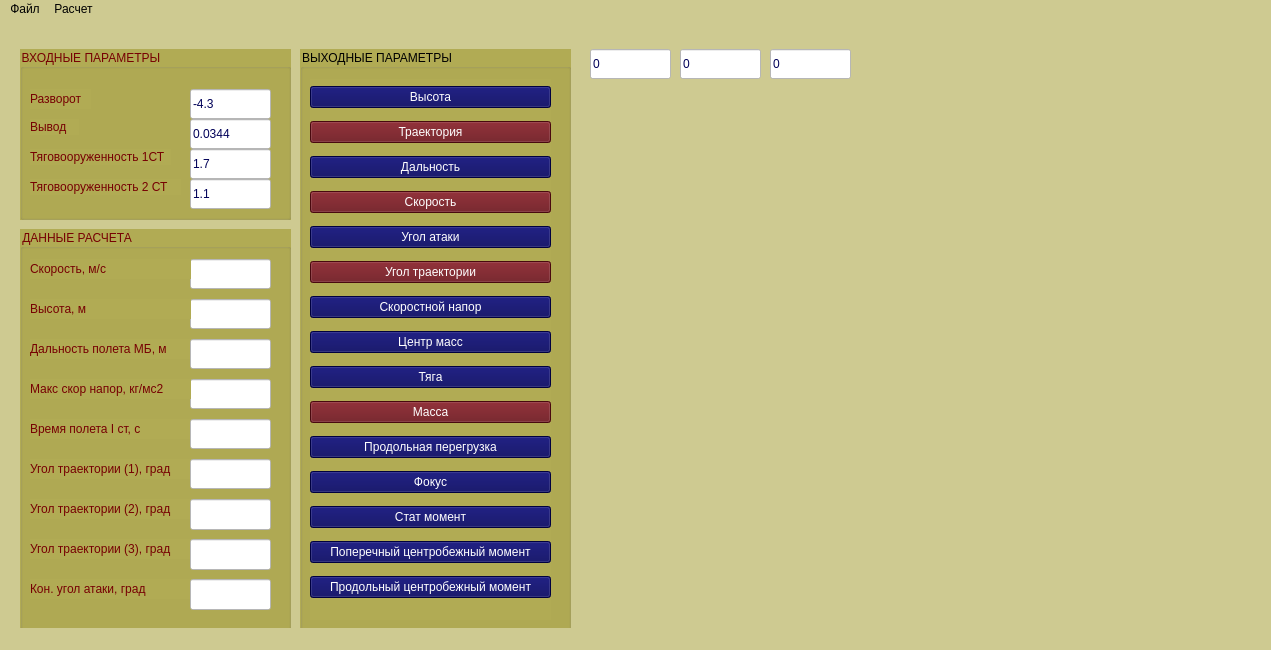
<?xml version="1.0" encoding="UTF-8"?>
<ui version="4.0">
 <class>MainWindow</class>
 <widget class="QMainWindow" name="MainWindow">
  <property name="geometry">
   <rect>
    <x>0</x>
    <y>0</y>
    <width>1271</width>
    <height>650</height>
   </rect>
  </property>
  <property name="windowTitle">
   <string>Проектный расчет двухступенчатой ракеты</string>
  </property>
  <property name="styleSheet">
   <string notr="true">background-color:   rgb(206, 202, 145);
color: black;</string>
  </property>
  <widget class="QWidget" name="centralwidget">
   <widget class="QCustomPlot" name="widget" native="true">
    <property name="geometry">
     <rect>
      <x>590</x>
      <y>80</y>
      <width>411</width>
      <height>281</height>
     </rect>
    </property>
    <property name="font">
     <font>
      <underline>false</underline>
     </font>
    </property>
    <property name="toolTipDuration">
     <number>0</number>
    </property>
    <property name="styleSheet">
     <string notr="true"/>
    </property>
   </widget>
   <widget class="QGroupBox" name="groupBox">
    <property name="geometry">
     <rect>
      <x>20</x>
      <y>30</y>
      <width>271</width>
      <height>171</height>
     </rect>
    </property>
    <property name="styleSheet">
     <string notr="true">background-color:  rgb(177, 171, 84);
color: rgb(118, 0, 2);</string>
    </property>
    <property name="title">
     <string>ВХОДНЫЕ ПАРАМЕТРЫ</string>
    </property>
    <widget class="QLineEdit" name="lineEdit_5">
     <property name="geometry">
      <rect>
       <x>170</x>
       <y>40</y>
       <width>81</width>
       <height>30</height>
      </rect>
     </property>
     <property name="styleSheet">
      <string notr="true">background-color: white ;
color: rgb(0, 0, 88);</string>
     </property>
     <property name="text">
      <string>-4.3</string>
     </property>
    </widget>
    <widget class="QLineEdit" name="lineEdit_4">
     <property name="geometry">
      <rect>
       <x>170</x>
       <y>70</y>
       <width>81</width>
       <height>30</height>
      </rect>
     </property>
     <property name="styleSheet">
      <string notr="true">background-color: white ;
color: rgb(0, 0, 88);</string>
     </property>
     <property name="text">
      <string>0.0344</string>
     </property>
    </widget>
    <widget class="QLabel" name="label_4">
     <property name="geometry">
      <rect>
       <x>10</x>
       <y>40</y>
       <width>61</width>
       <height>20</height>
      </rect>
     </property>
     <property name="text">
      <string>Разворот</string>
     </property>
    </widget>
    <widget class="QLabel" name="label_5">
     <property name="geometry">
      <rect>
       <x>10</x>
       <y>70</y>
       <width>49</width>
       <height>16</height>
      </rect>
     </property>
     <property name="text">
      <string>Вывод</string>
     </property>
    </widget>
    <widget class="QLineEdit" name="lineEdit_10">
     <property name="geometry">
      <rect>
       <x>170</x>
       <y>100</y>
       <width>81</width>
       <height>30</height>
      </rect>
     </property>
     <property name="styleSheet">
      <string notr="true">background-color: white ;
color: rgb(0, 0, 88);</string>
     </property>
     <property name="text">
      <string>1.7</string>
     </property>
    </widget>
    <widget class="QLineEdit" name="lineEdit_11">
     <property name="geometry">
      <rect>
       <x>170</x>
       <y>130</y>
       <width>81</width>
       <height>30</height>
      </rect>
     </property>
     <property name="styleSheet">
      <string notr="true">background-color: white ;
color: rgb(0, 0, 88);</string>
     </property>
     <property name="text">
      <string>1.1</string>
     </property>
    </widget>
    <widget class="QLabel" name="label_12">
     <property name="geometry">
      <rect>
       <x>10</x>
       <y>100</y>
       <width>141</width>
       <height>16</height>
      </rect>
     </property>
     <property name="text">
      <string>Тяговооруженность 1СТ</string>
     </property>
    </widget>
    <widget class="QLabel" name="label_13">
     <property name="geometry">
      <rect>
       <x>10</x>
       <y>130</y>
       <width>151</width>
       <height>16</height>
      </rect>
     </property>
     <property name="text">
      <string>Тяговооруженность 2 СТ</string>
     </property>
    </widget>
   </widget>
   <widget class="QGroupBox" name="groupBox_2">
    <property name="geometry">
     <rect>
      <x>20</x>
      <y>210</y>
      <width>271</width>
      <height>401</height>
     </rect>
    </property>
    <property name="styleSheet">
     <string notr="true">background-color:  rgb(177, 171, 84);
color: rgb(118, 0, 2);</string>
    </property>
    <property name="title">
     <string>ДАННЫЕ РАСЧЕТА</string>
    </property>
    <widget class="QLineEdit" name="lineEdit">
     <property name="geometry">
      <rect>
       <x>170</x>
       <y>30</y>
       <width>81</width>
       <height>30</height>
      </rect>
     </property>
     <property name="styleSheet">
      <string notr="true">background-color: white ;
color: rgb(0, 0, 88);</string>
     </property>
    </widget>
    <widget class="QLabel" name="label_2">
     <property name="geometry">
      <rect>
       <x>10</x>
       <y>30</y>
       <width>161</width>
       <height>20</height>
      </rect>
     </property>
     <property name="text">
      <string>Скорость, м/c</string>
     </property>
    </widget>
    <widget class="QLineEdit" name="lineEdit_2">
     <property name="geometry">
      <rect>
       <x>170</x>
       <y>70</y>
       <width>81</width>
       <height>30</height>
      </rect>
     </property>
     <property name="styleSheet">
      <string notr="true">background-color: white ;
color: rgb(0, 0, 88);</string>
     </property>
    </widget>
    <widget class="QLabel" name="label_3">
     <property name="geometry">
      <rect>
       <x>10</x>
       <y>70</y>
       <width>161</width>
       <height>20</height>
      </rect>
     </property>
     <property name="text">
      <string>Высота, м</string>
     </property>
    </widget>
    <widget class="QLabel" name="label_9">
     <property name="geometry">
      <rect>
       <x>10</x>
       <y>110</y>
       <width>161</width>
       <height>20</height>
      </rect>
     </property>
     <property name="text">
      <string>Дальность полета МБ, м</string>
     </property>
    </widget>
    <widget class="QLineEdit" name="lineEdit_7">
     <property name="geometry">
      <rect>
       <x>170</x>
       <y>110</y>
       <width>81</width>
       <height>30</height>
      </rect>
     </property>
     <property name="styleSheet">
      <string notr="true">background-color: white ;
color: rgb(0, 0, 88);</string>
     </property>
    </widget>
    <widget class="QLabel" name="label">
     <property name="geometry">
      <rect>
       <x>10</x>
       <y>190</y>
       <width>161</width>
       <height>20</height>
      </rect>
     </property>
     <property name="text">
      <string>Время полета I ст, с</string>
     </property>
    </widget>
    <widget class="QLineEdit" name="lineEdit_3">
     <property name="geometry">
      <rect>
       <x>170</x>
       <y>190</y>
       <width>81</width>
       <height>30</height>
      </rect>
     </property>
     <property name="styleSheet">
      <string notr="true">background-color: white ;
color: rgb(0, 0, 88);</string>
     </property>
    </widget>
    <widget class="QLineEdit" name="lineEdit_6">
     <property name="geometry">
      <rect>
       <x>170</x>
       <y>150</y>
       <width>81</width>
       <height>30</height>
      </rect>
     </property>
     <property name="styleSheet">
      <string notr="true">background-color: white ;
color: rgb(0, 0, 88);</string>
     </property>
    </widget>
    <widget class="QLabel" name="label_8">
     <property name="geometry">
      <rect>
       <x>10</x>
       <y>150</y>
       <width>161</width>
       <height>20</height>
      </rect>
     </property>
     <property name="text">
      <string>Макс скор напор, кг/мс2</string>
     </property>
    </widget>
    <widget class="QLabel" name="label_11">
     <property name="geometry">
      <rect>
       <x>10</x>
       <y>270</y>
       <width>161</width>
       <height>20</height>
      </rect>
     </property>
     <property name="text">
      <string>Угол траектории (2), град</string>
     </property>
    </widget>
    <widget class="QLabel" name="label_10">
     <property name="geometry">
      <rect>
       <x>10</x>
       <y>230</y>
       <width>161</width>
       <height>20</height>
      </rect>
     </property>
     <property name="text">
      <string>Угол траектории (1), град</string>
     </property>
    </widget>
    <widget class="QLineEdit" name="lineEdit_9">
     <property name="geometry">
      <rect>
       <x>170</x>
       <y>270</y>
       <width>81</width>
       <height>31</height>
      </rect>
     </property>
     <property name="styleSheet">
      <string notr="true">background-color: white ;
color: rgb(0, 0, 88);</string>
     </property>
    </widget>
    <widget class="QLineEdit" name="lineEdit_8">
     <property name="geometry">
      <rect>
       <x>170</x>
       <y>230</y>
       <width>81</width>
       <height>30</height>
      </rect>
     </property>
     <property name="styleSheet">
      <string notr="true">background-color: white ;
color: rgb(0, 0, 88);</string>
     </property>
    </widget>
    <widget class="QLabel" name="label_14">
     <property name="geometry">
      <rect>
       <x>10</x>
       <y>350</y>
       <width>161</width>
       <height>20</height>
      </rect>
     </property>
     <property name="text">
      <string>Кон. угол атаки, град</string>
     </property>
    </widget>
    <widget class="QLineEdit" name="lineEdit_12">
     <property name="geometry">
      <rect>
       <x>170</x>
       <y>350</y>
       <width>81</width>
       <height>31</height>
      </rect>
     </property>
     <property name="styleSheet">
      <string notr="true">background-color: white ;
color: rgb(0, 0, 88);</string>
     </property>
    </widget>
    <widget class="QLabel" name="label_15">
     <property name="geometry">
      <rect>
       <x>10</x>
       <y>310</y>
       <width>161</width>
       <height>20</height>
      </rect>
     </property>
     <property name="text">
      <string>Угол траектории (3), град</string>
     </property>
    </widget>
    <widget class="QLineEdit" name="lineEdit_13">
     <property name="geometry">
      <rect>
       <x>170</x>
       <y>310</y>
       <width>81</width>
       <height>31</height>
      </rect>
     </property>
     <property name="styleSheet">
      <string notr="true">background-color: white ;
color: rgb(0, 0, 88);</string>
     </property>
    </widget>
   </widget>
   <widget class="QGroupBox" name="groupBox_3">
    <property name="geometry">
     <rect>
      <x>300</x>
      <y>30</y>
      <width>271</width>
      <height>601</height>
     </rect>
    </property>
    <property name="styleSheet">
     <string notr="true">background-color:  rgb(177, 171, 84);
color: black;</string>
    </property>
    <property name="title">
     <string>ВЫХОДНЫЕ ПАРАМЕТРЫ</string>
    </property>
    <property name="flat">
     <bool>false</bool>
    </property>
    <widget class="QWidget" name="verticalLayoutWidget">
     <property name="geometry">
      <rect>
       <x>10</x>
       <y>30</y>
       <width>241</width>
       <height>541</height>
      </rect>
     </property>
     <layout class="QVBoxLayout" name="verticalLayout">
      <item>
       <widget class="QPushButton" name="height_Button">
        <property name="contextMenuPolicy">
         <enum>Qt::CustomContextMenu</enum>
        </property>
        <property name="styleSheet">
         <string notr="true">background-color: rgb(0, 0, 88);
color: white</string>
        </property>
        <property name="text">
         <string>Высота</string>
        </property>
        <property name="checkable">
         <bool>false</bool>
        </property>
        <property name="autoRepeat">
         <bool>false</bool>
        </property>
        <property name="autoExclusive">
         <bool>false</bool>
        </property>
        <property name="autoDefault">
         <bool>false</bool>
        </property>
       </widget>
      </item>
      <item>
       <widget class="QPushButton" name="trj_Button">
        <property name="styleSheet">
         <string notr="true">background-color:  rgb(102, 13, 19);
color: white;

</string>
        </property>
        <property name="text">
         <string>Траектория</string>
        </property>
       </widget>
      </item>
      <item>
       <widget class="QPushButton" name="distance_Button">
        <property name="styleSheet">
         <string notr="true">background-color: rgb(0, 0, 88);
color: white</string>
        </property>
        <property name="text">
         <string>Дальность</string>
        </property>
       </widget>
      </item>
      <item>
       <widget class="QPushButton" name="velocity_Button">
        <property name="styleSheet">
         <string notr="true">background-color:  rgb(102, 13, 19);
color: white;

</string>
        </property>
        <property name="text">
         <string>Скорость</string>
        </property>
       </widget>
      </item>
      <item>
       <widget class="QPushButton" name="alpha_Button">
        <property name="styleSheet">
         <string notr="true">background-color: rgb(0, 0, 88);
color: white</string>
        </property>
        <property name="text">
         <string>Угол атаки</string>
        </property>
       </widget>
      </item>
      <item>
       <widget class="QPushButton" name="T_angle_Button">
        <property name="styleSheet">
         <string notr="true">background-color:  rgb(102, 13, 19);
color: white;

</string>
        </property>
        <property name="text">
         <string>Угол траектории</string>
        </property>
       </widget>
      </item>
      <item>
       <widget class="QPushButton" name="Q_Button">
        <property name="styleSheet">
         <string notr="true">background-color: rgb(0, 0, 88);
color: white</string>
        </property>
        <property name="text">
         <string>Скоростной напор</string>
        </property>
       </widget>
      </item>
      <item>
       <widget class="QPushButton" name="center_Button">
        <property name="styleSheet">
         <string notr="true">background-color: rgb(0, 0, 88);
color: white</string>
        </property>
        <property name="text">
         <string>Центр масс</string>
        </property>
       </widget>
      </item>
      <item>
       <widget class="QPushButton" name="thrust_Button">
        <property name="styleSheet">
         <string notr="true">background-color: rgb(0, 0, 88);
color: white</string>
        </property>
        <property name="text">
         <string>Тяга</string>
        </property>
       </widget>
      </item>
      <item>
       <widget class="QPushButton" name="mass_Button">
        <property name="styleSheet">
         <string notr="true">background-color:  rgb(102, 13, 19);
color: white;


</string>
        </property>
        <property name="text">
         <string>Масса</string>
        </property>
       </widget>
      </item>
      <item>
       <widget class="QPushButton" name="NX_Button">
        <property name="styleSheet">
         <string notr="true">background-color: rgb(0, 0, 88);
color: white</string>
        </property>
        <property name="text">
         <string>Продольная перегрузка</string>
        </property>
       </widget>
      </item>
      <item>
       <widget class="QPushButton" name="fokus_Button">
        <property name="styleSheet">
         <string notr="true">background-color: rgb(0, 0, 88);
color: white</string>
        </property>
        <property name="text">
         <string>Фокус</string>
        </property>
       </widget>
      </item>
      <item>
       <widget class="QPushButton" name="static_Button">
        <property name="styleSheet">
         <string notr="true">background-color: rgb(0, 0, 88);
color: white</string>
        </property>
        <property name="text">
         <string>Стат момент</string>
        </property>
       </widget>
      </item>
      <item>
       <widget class="QPushButton" name="YZmoment_Button">
        <property name="styleSheet">
         <string notr="true">background-color: rgb(0, 0, 88);
color: white</string>
        </property>
        <property name="text">
         <string>Поперечный центробежный момент</string>
        </property>
       </widget>
      </item>
      <item>
       <widget class="QPushButton" name="Xmoment_Button">
        <property name="styleSheet">
         <string notr="true">background-color: rgb(0, 0, 88);
color: white</string>
        </property>
        <property name="text">
         <string>Продольный центробежный момент</string>
        </property>
       </widget>
      </item>
     </layout>
    </widget>
   </widget>
   <widget class="QLineEdit" name="lineEdit_14">
    <property name="geometry">
     <rect>
      <x>590</x>
      <y>30</y>
      <width>81</width>
      <height>30</height>
     </rect>
    </property>
    <property name="styleSheet">
     <string notr="true">background-color: white ;
color: rgb(0, 0, 88);</string>
    </property>
    <property name="text">
     <string>0</string>
    </property>
   </widget>
   <widget class="QLineEdit" name="lineEdit_15">
    <property name="geometry">
     <rect>
      <x>680</x>
      <y>30</y>
      <width>81</width>
      <height>30</height>
     </rect>
    </property>
    <property name="styleSheet">
     <string notr="true">background-color: white ;
color: rgb(0, 0, 88);</string>
    </property>
    <property name="text">
     <string>0</string>
    </property>
   </widget>
   <widget class="QLineEdit" name="lineEdit_16">
    <property name="geometry">
     <rect>
      <x>770</x>
      <y>30</y>
      <width>81</width>
      <height>30</height>
     </rect>
    </property>
    <property name="styleSheet">
     <string notr="true">background-color: white ;
color: rgb(0, 0, 88);</string>
    </property>
    <property name="text">
     <string>0</string>
    </property>
   </widget>
  </widget>
  <widget class="QStatusBar" name="statusbar"/>
  <widget class="QMenuBar" name="menubar">
   <property name="geometry">
    <rect>
     <x>0</x>
     <y>0</y>
     <width>1271</width>
     <height>22</height>
    </rect>
   </property>
   <widget class="QMenu" name="menu">
    <property name="title">
     <string>Расчет</string>
    </property>
    <addaction name="action"/>
    <addaction name="separator"/>
    <addaction name="separator"/>
    <addaction name="separator"/>
    <addaction name="action_5"/>
   </widget>
   <widget class="QMenu" name="menu_2">
    <property name="title">
     <string>Файл</string>
    </property>
    <addaction name="action_exit"/>
   </widget>
   <addaction name="menu_2"/>
   <addaction name="menu"/>
  </widget>
  <action name="action">
   <property name="text">
    <string>Баллистика</string>
   </property>
  </action>
  <action name="action_2">
   <property name="enabled">
    <bool>false</bool>
   </property>
   <property name="text">
    <string>МЦИХ</string>
   </property>
  </action>
  <action name="action_3">
   <property name="text">
    <string>Динамика</string>
   </property>
  </action>
  <action name="action_exit">
   <property name="text">
    <string>Выход</string>
   </property>
  </action>
  <action name="action_6">
   <property name="enabled">
    <bool>false</bool>
   </property>
   <property name="text">
    <string>Углы</string>
   </property>
  </action>
  <action name="action_5">
   <property name="text">
    <string>Динамика</string>
   </property>
  </action>
  <action name="action_7">
   <property name="text">
    <string>Скорость</string>
   </property>
  </action>
  <action name="action_8">
   <property name="text">
    <string>Угол</string>
   </property>
  </action>
  <action name="action_9">
   <property name="text">
    <string>Перемещение</string>
   </property>
  </action>
 </widget>
 <customwidgets>
  <customwidget>
   <class>QCustomPlot</class>
   <extends>QWidget</extends>
   <header>qcustomplot.h</header>
   <container>1</container>
  </customwidget>
 </customwidgets>
 <resources/>
 <connections/>
</ui>
